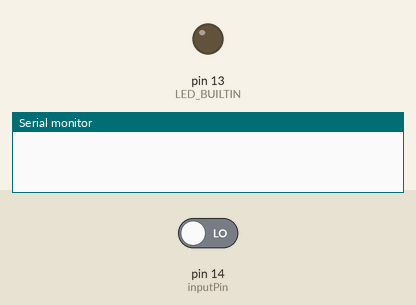
The sketch below on a simulated Arduino Uno, built with avr-gcc and run on an emulated ATmega328P. On the bench: output pins drawn as LEDs (lit = HIGH), the last lines printed to the serial monitor. Inputs (shaded band) come from the test bench; at power-on: pin 14 (inputPin) LOW.

Above: at 1.2 s.
1.3 s: pin 14 (inputPin) driven HIGH
At 2.5 s:
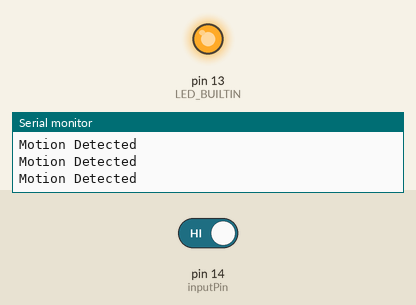
2.8 s: pin 14 (inputPin) driven LOW
At 3.9 s:
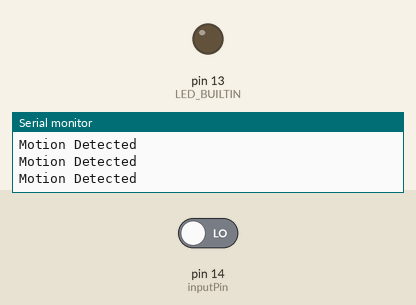
Timing chart, 0 to 5.8 s (numbered marks = the images above; inputs shaded):
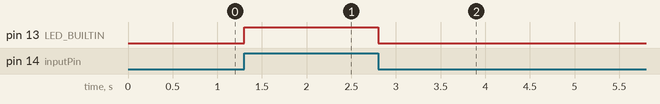

Measured:
- after the input at 1.3 s, pin 13 (LED_BUILTIN): LOW → HIGH at once
- after the input at 2.8 s, pin 13 (LED_BUILTIN): HIGH → LOW at once

The sketch:

SensorBlink.ino
```cpp
const int inputPin = 14;
int value = 0;

void setup() {
  Serial.begin(9600);
  pinMode(inputPin, INPUT);
  pinMode(LED_BUILTIN, OUTPUT);
}

void loop() {
  value = digitalRead(inputPin);
  digitalWrite(LED_BUILTIN, value);
  if (value == HIGH) {
    Serial.println("Motion Detected");
  }
  delay(100);
}
```
